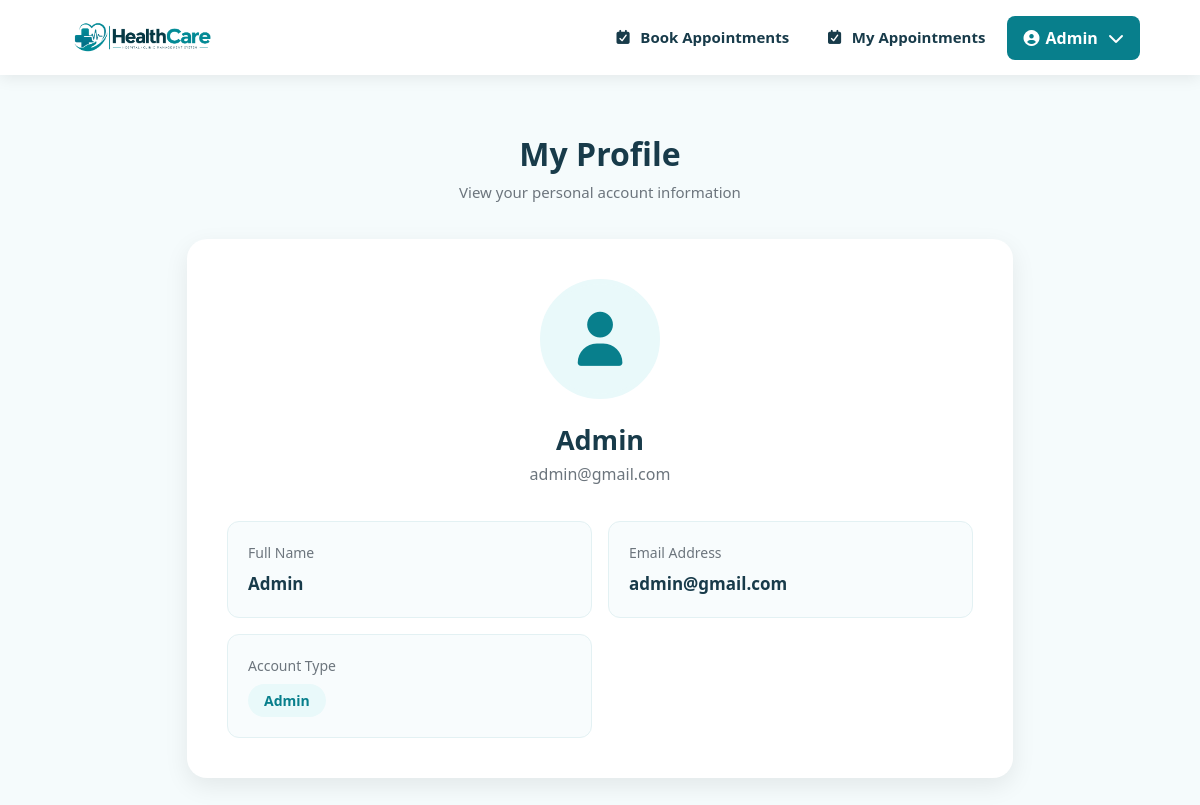
The app's page /hospital/profile.php (signed in) with its own data.
### tables this page shows
CREATE TABLE `users` (
  `id` int(11) NOT NULL,
  `name` varchar(100) NOT NULL,
  `email` varchar(150) NOT NULL,
  `password` varchar(255) NOT NULL,
  `role` enum('admin','doctor','user') NOT NULL DEFAULT 'user',
  `profile_image` varchar(255) DEFAULT NULL,
  `status` tinyint(1) NOT NULL DEFAULT 1,
  `created_at` datetime NOT NULL DEFAULT current_timestamp(),
  `updated_at` datetime NOT NULL DEFAULT current_timestamp() ON UPDATE current_timestamp()
);

### hospital/profile.php (the view, shortened to what this page needs)
<?php
include_once("../config/database.php");
include_once("../includes/header/index_header.php");
include_once("../includes/navbar/index_navbar.php");
$user_id = $_SESSION['user_id'];
$query = "SELECT id, name, email, role, profile_image, status FROM users WHERE id = ? AND status = 1";
$stmt = mysqli_prepare($conn, $query);
mysqli_stmt_bind_param( $stmt,"i",$user_id);
mysqli_stmt_execute($stmt);
$result = mysqli_stmt_get_result($stmt);
$user = mysqli_fetch_assoc($result);
?>
<section class="profile-section">
    <div class="container profile-container">
        <div class="profile-heading">
            <h2>
                My Profile
            </h2>
            <p>
                View your personal account information
            </p>
        </div>
        <div class="profile-card">
            <div class="profile-image-area">
                <?php if (!empty($user['profile_image'])): ?>
                    <img
                        src="../uploads/<?php echo ($user['profile_image']); ?>"
                        alt="Profile Image"
                        class="profile-image"
                    >
                <?php else: ?>
                    <div class="default-profile">
                        <i class="fa-solid fa-user"></i>
                    </div>
                <?php endif; ?>
            </div>
            <h3 class="profile-name">
                <?php
                echo ($user['name']);
                ?>
            </h3>
            <p class="profile-email">
                <?php
                echo ($user['email']);
                ?>
            </p>
            <div class="row g-3">
                <div class="col-md-6">
                    <div class="info-box">
                        <span class="info-label">
                            Full Name
                        </span>
                        <span class="info-value">
                            <?php
                            echo ($user['name']);
                            ?>
                        </span>
                    </div>
                </div>
                <div class="col-md-6">
                    <div class="info-box">
                        <span class="info-label">
                            Email Address
                        </span>
                        <span class="info-value">
                            <?php
                            echo ($user['email']);
                            ?>
                        </span>
                    </div>
                </div>
                <div class="col-md-6">
                    <div class="info-box">
                        <span class="info-label">
                            Account Type
                        </span>
                        <span class="role-badge">
                            <?php
                            echo ($user['role']);
                            ?>
                        </span>
                    </div>
                </div>
            </div>
        </div>
    </div>
</section>
</body>
</html>

### hospital/assets/css/index.css (style rules this page uses)
* { margin: 0; padding: 0; box-sizing: border-box; }
body { font-family: Arial, sans-serif; background: #f7fbfc; color: #183b4a; }
html { scroll-behavior: smooth; }
section { scroll-margin-top: 80px; }

### hospital/profile.php (style rules this page uses)
body { background: #f5fbfc; }
.profile-section { min-height: calc(100vh - 100px); padding: 60px 20px; }
.profile-container { max-width: 850px; margin: 0 auto; }
.profile-heading { text-align: center; margin-bottom: 35px; }
.profile-heading h2 { color: #183b4a; font-size: 32px; font-weight: 700; margin-bottom: 8px; }
.profile-heading p { color: #6c757d; margin: 0; font-size: 15px; }
.profile-card { background: #ffffff; border-radius: 20px; padding: 40px; box-shadow: 0 8px 25px rgba(0, 0, 0, 0.08); }
.profile-image-area { text-align: center; margin-bottom: 25px; }
.default-profile { width: 120px; height: 120px; border-radius: 50%; background: #e9f9fa; color: #087f8c; display: inline-flex; align-items: center; justify-content: center; font-size: 55px; border: 5px solid #e9f9fa; }
.profile-name { text-align: center; color: #183b4a; font-size: 27px; font-weight: 700; margin-bottom: 6px; }
.profile-email { text-align: center; color: #6c757d; margin-bottom: 35px; }
.info-box { background: #f8fcfd; border: 1px solid #e3f1f3; border-radius: 12px; padding: 20px; height: 100%; transition: 0.3s; }
.info-label { display: block; color: #6c757d; font-size: 14px; margin-bottom: 8px; }
.info-value { color: #183b4a; font-size: 17px; font-weight: 600; word-break: break-word; }
.role-badge { display: inline-block; background: #e9f9fa; color: #087f8c; padding: 6px 16px; border-radius: 20px; font-size: 14px; font-weight: 600; text-transform: capitalize; }

### records on screen
users: name "Admin", email "admin@gmail.com", role "Admin"

### other values on screen
$_SESSION['user_name'] "Admin"
